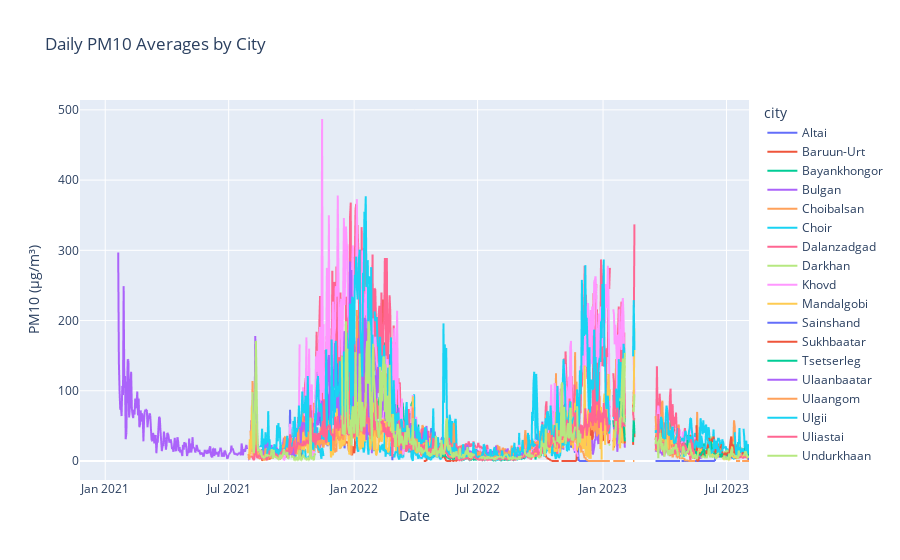
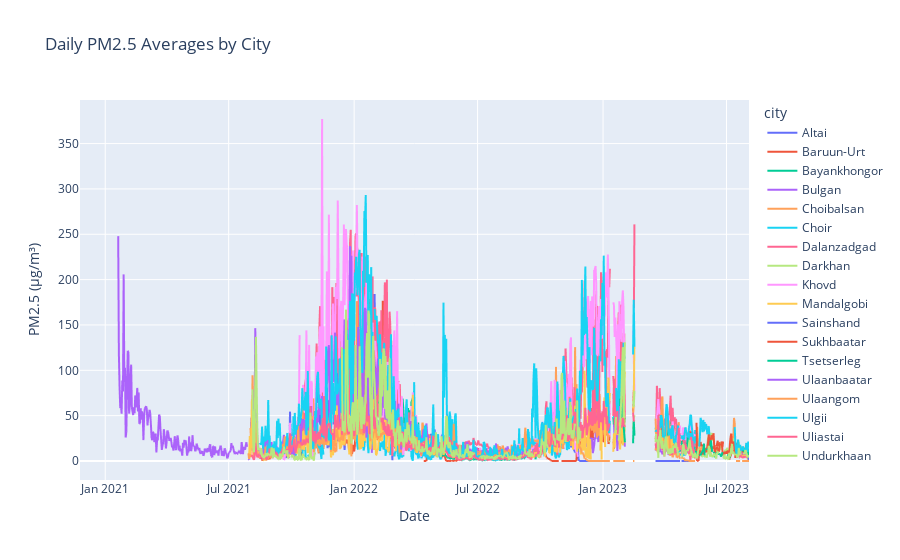

These figures' notebook cell, in order:
### Code cell
import pandas as pd
import plotly.express as px

# Assuming 'daily_averages' is your DataFrame with daily averages for each city
# Make sure 'date_column' is already converted to datetime

# Create an interactive line plot for PM10 data
fig_pm10 = px.line(daily_averages, x='utc_time', y='pm10_µg/m³', color='city',
                   labels={'pm10_µg/m³': 'PM10 (µg/m³)', 'utc_time': 'Date'},
                   title='Daily PM10 Averages by City')
fig_pm10.update_xaxes(title_text='Date')
fig_pm10.update_yaxes(title_text='PM10 (µg/m³)')

# Create an interactive line plot for PM2.5 data
fig_pm25 = px.line(daily_averages, x='utc_time', y='pm25_µg/m³', color='city',
                   labels={'pm25_µg/m³': 'PM2.5 (µg/m³)', 'utc_time': 'Date'},
                   title='Daily PM2.5 Averages by City')
fig_pm25.update_xaxes(title_text='Date')
fig_pm25.update_yaxes(title_text='PM2.5 (µg/m³)')

# Display the interactive plots
fig_pm10.show()
fig_pm25.show()

### Figure 1 — Plotly figure (JSON) as saved in the notebook; plotly's stock layout.template omitted (floating-point values rounded to 4 significant figures; data arrays with more than 128 entries replaced by an {"elided": "..."} marker saying what was removed)
{"data": [{"hovertemplate": "city=Altai<br>Date=%{x}<br>PM10 (µg/m³)=%{y}<extra></extra>", "legendgroup": "Altai", "line": {"color": "#636efa", "dash": "solid"}, "marker": {"symbol": "circle"}, "mode": "lines", "name": "Altai", "showlegend": true, "type": "scattergl", "x": {"elided": "961 str values"}, "xaxis": "x", "y": {"elided": "961 int values"}, "yaxis": "y"}, {"hovertemplate": "city=Baruun-Urt<br>Date=%{x}<br>PM10 (µg/m³)=%{y}<extra></extra>", "legendgroup": "Baruun-Urt", "line": {"color": "#EF553B", "dash": "solid"}, "marker": {"symbol": "circle"}, "mode": "lines", "name": "Baruun-Urt", "showlegend": true, "type": "scattergl", "x": {"elided": "728 str values"}, "xaxis": "x", "y": {"elided": "728 int values"}, "yaxis": "y"}, {"hovertemplate": "city=Bayankhongor<br>Date=%{x}<br>PM10 (µg/m³)=%{y}<extra></extra>", "legendgroup": "Bayankhongor", "line": {"color": "#00cc96", "dash": "solid"}, "marker": {"symbol": "circle"}, "mode": "lines", "name": "Bayankhongor", "showlegend": true, "type": "scattergl", "x": {"elided": "481 str values"}, "xaxis": "x", "y": {"elided": "481 int values"}, "yaxis": "y"}, {"hovertemplate": "city=Bulgan<br>Date=%{x}<br>PM10 (µg/m³)=%{y}<extra></extra>", "legendgroup": "Bulgan", "line": {"color": "#ab63fa", "dash": "solid"}, "marker": {"symbol": "circle"}, "mode": "lines", "name": "Bulgan", "showlegend": true, "type": "scattergl", "x": {"elided": "735 str values"}, "xaxis": "x", "y": {"elided": "735 int values"}, "yaxis": "y"}, {"hovertemplate": "city=Choibalsan<br>Date=%{x}<br>PM10 (µg/m³)=%{y}<extra></extra>", "legendgroup": "Choibalsan", "line": {"color": "#FFA15A", "dash": "solid"}, "marker": {"symbol": "circle"}, "mode": "lines", "name": "Choibalsan", "showlegend": true, "type": "scattergl", "x": {"elided": "980 str values"}, "xaxis": "x", "y": {"elided": "980 int values"}, "yaxis": "y"}, {"hovertemplate": "city=Choir<br>Date=%{x}<br>PM10 (µg/m³)=%{y}<extra></extra>", "legendgroup": "Choir", "line": {"color": "#19d3f3", "dash": "solid"}, "marker": {"symbol": "circle"}, "mode": "lines", "name": "Choir", "showlegend": true, "type": "scattergl", "x": {"elided": "718 str values"}, "xaxis": "x", "y": {"elided": "718 int values"}, "yaxis": "y"}, {"hovertemplate": "city=Dalanzadgad<br>Date=%{x}<br>PM10 (µg/m³)=%{y}<extra></extra>", "legendgroup": "Dalanzadgad", "line": {"color": "#FF6692", "dash": "solid"}, "marker": {"symbol": "circle"}, "mode": "lines", "name": "Dalanzadgad", "showlegend": true, "type": "scattergl", "x": {"elided": "980 str values"}, "xaxis": "x", "y": {"elided": "980 int values"}, "yaxis": "y"}, {"hovertemplate": "city=Darkhan<br>Date=%{x}<br>PM10 (µg/m³)=%{y}<extra></extra>", "legendgroup": "Darkhan", "line": {"color": "#B6E880", "dash": "solid"}, "marker": {"symbol": "circle"}, "mode": "lines", "name": "Darkhan", "showlegend": true, "type": "scattergl", "x": {"elided": "190 str values"}, "xaxis": "x", "y": {"elided": "190 int values"}, "yaxis": "y"}, {"hovertemplate": "city=Khovd<br>Date=%{x}<br>PM10 (µg/m³)=%{y}<extra></extra>", "legendgroup": "Khovd", "line": {"color": "#FF97FF", "dash": "solid"}, "marker": {"symbol": "circle"}, "mode": "lines", "name": "Khovd", "showlegend": true, "type": "scattergl", "x": {"elided": "901 str values"}, "xaxis": "x", "y": {"elided": "901 int values"}, "yaxis": "y"}, {"hovertemplate": "city=Mandalgobi<br>Date=%{x}<br>PM10 (µg/m³)=%{y}<extra></extra>", "legendgroup": "Mandalgobi", "line": {"color": "#FECB52", "dash": "solid"}, "marker": {"symbol": "circle"}, "mode": "lines", "name": "Mandalgobi", "showlegend": true, "type": "scattergl", "x": {"elided": "735 str values"}, "xaxis": "x", "y": {"elided": "735 int values"}, "yaxis": "y"}, {"hovertemplate": "city=Sainshand<br>Date=%{x}<br>PM10 (µg/m³)=%{y}<extra></extra>", "legendgroup": "Sainshand", "line": {"color": "#636efa", "dash": "solid"}, "marker": {"symbol": "circle"}, "mode": "lines", "name": "Sainshand", "showlegend": true, "type": "scattergl", "x": ["2023-08-02T00:00:00+00:00", "2023-08-03T00:00:00+00:00"], "xaxis": "x", "y": [3, 1], "yaxis": "y"}, {"hovertemplate": "city=Sukhbaatar<br>Date=%{x}<br>PM10 (µg/m³)=%{y}<extra></extra>", "legendgroup": "Sukhbaatar", "line": {"color": "#EF553B", "dash": "solid"}, "marker": {"symbol": "circle"}, "mode": "lines", "name": "Sukhbaatar", "showlegend": true, "type": "scattergl", "x": {"elided": "190 str values"}, "xaxis": "x", "y": {"elided": "190 int values"}, "yaxis": "y"}, {"hovertemplate": "city=Tsetserleg<br>Date=%{x}<br>PM10 (µg/m³)=%{y}<extra></extra>", "legendgroup": "Tsetserleg", "line": {"color": "#00cc96", "dash": "solid"}, "marker": {"symbol": "circle"}, "mode": "lines", "name": "Tsetserleg", "showlegend": true, "type": "scattergl", "x": {"elided": "190 str values"}, "xaxis": "x", "y": {"elided": "190 int values"}, "yaxis": "y"}, {"hovertemplate": "city=Ulaanbaatar<br>Date=%{x}<br>PM10 (µg/m³)=%{y}<extra></extra>", "legendgroup": "Ulaanbaatar", "line": {"color": "#ab63fa", "dash": "solid"}, "marker": {"symbol": "circle"}, "mode": "lines", "name": "Ulaanbaatar", "showlegend": true, "type": "scattergl", "x": {"elided": "600 str values"}, "xaxis": "x", "y": {"elided": "600 int values"}, "yaxis": "y"}, {"hovertemplate": "city=Ulaangom<br>Date=%{x}<br>PM10 (µg/m³)=%{y}<extra></extra>", "legendgroup": "Ulaangom", "line": {"color": "#FFA15A", "dash": "solid"}, "marker": {"symbol": "circle"}, "mode": "lines", "name": "Ulaangom", "showlegend": true, "type": "scattergl", "x": {"elided": "980 str values"}, "xaxis": "x", "y": {"elided": "980 int values"}, "yaxis": "y"}, {"hovertemplate": "city=Ulgii<br>Date=%{x}<br>PM10 (µg/m³)=%{y}<extra></extra>", "legendgroup": "Ulgii", "line": {"color": "#19d3f3", "dash": "solid"}, "marker": {"symbol": "circle"}, "mode": "lines", "name": "Ulgii", "showlegend": true, "type": "scattergl", "x": {"elided": "982 str values"}, "xaxis": "x", "y": {"elided": "982 int values"}, "yaxis": "y"}, {"hovertemplate": "city=Uliastai<br>Date=%{x}<br>PM10 (µg/m³)=%{y}<extra></extra>", "legendgroup": "Uliastai", "line": {"color": "#FF6692", "dash": "solid"}, "marker": {"symbol": "circle"}, "mode": "lines", "name": "Uliastai", "showlegend": true, "type": "scattergl", "x": {"elided": "732 str values"}, "xaxis": "x", "y": {"elided": "732 int values"}, "yaxis": "y"}, {"hovertemplate": "city=Undurkhaan<br>Date=%{x}<br>PM10 (µg/m³)=%{y}<extra></extra>", "legendgroup": "Undurkhaan", "line": {"color": "#B6E880", "dash": "solid"}, "marker": {"symbol": "circle"}, "mode": "lines", "name": "Undurkhaan", "showlegend": true, "type": "scattergl", "x": {"elided": "980 str values"}, "xaxis": "x", "y": {"elided": "980 int values"}, "yaxis": "y"}], "layout": {"legend": {"title": {"text": "city"}, "tracegroupgap": 0}, "title": {"text": "Daily PM10 Averages by City"}, "xaxis": {"anchor": "y", "domain": [0, 1], "title": {"text": "Date"}}, "yaxis": {"anchor": "x", "domain": [0, 1], "title": {"text": "PM10 (µg/m³)"}}}}

### Figure 2 — Plotly figure (JSON) as saved in the notebook; plotly's stock layout.template omitted (floating-point values rounded to 4 significant figures; data arrays with more than 128 entries replaced by an {"elided": "..."} marker saying what was removed)
{"data": [{"hovertemplate": "city=Altai<br>Date=%{x}<br>PM2.5 (µg/m³)=%{y}<extra></extra>", "legendgroup": "Altai", "line": {"color": "#636efa", "dash": "solid"}, "marker": {"symbol": "circle"}, "mode": "lines", "name": "Altai", "showlegend": true, "type": "scattergl", "x": {"elided": "961 str values"}, "xaxis": "x", "y": {"elided": "961 float values"}, "yaxis": "y"}, {"hovertemplate": "city=Baruun-Urt<br>Date=%{x}<br>PM2.5 (µg/m³)=%{y}<extra></extra>", "legendgroup": "Baruun-Urt", "line": {"color": "#EF553B", "dash": "solid"}, "marker": {"symbol": "circle"}, "mode": "lines", "name": "Baruun-Urt", "showlegend": true, "type": "scattergl", "x": {"elided": "728 str values"}, "xaxis": "x", "y": {"elided": "728 float values"}, "yaxis": "y"}, {"hovertemplate": "city=Bayankhongor<br>Date=%{x}<br>PM2.5 (µg/m³)=%{y}<extra></extra>", "legendgroup": "Bayankhongor", "line": {"color": "#00cc96", "dash": "solid"}, "marker": {"symbol": "circle"}, "mode": "lines", "name": "Bayankhongor", "showlegend": true, "type": "scattergl", "x": {"elided": "481 str values"}, "xaxis": "x", "y": {"elided": "481 float values"}, "yaxis": "y"}, {"hovertemplate": "city=Bulgan<br>Date=%{x}<br>PM2.5 (µg/m³)=%{y}<extra></extra>", "legendgroup": "Bulgan", "line": {"color": "#ab63fa", "dash": "solid"}, "marker": {"symbol": "circle"}, "mode": "lines", "name": "Bulgan", "showlegend": true, "type": "scattergl", "x": {"elided": "735 str values"}, "xaxis": "x", "y": {"elided": "735 float values"}, "yaxis": "y"}, {"hovertemplate": "city=Choibalsan<br>Date=%{x}<br>PM2.5 (µg/m³)=%{y}<extra></extra>", "legendgroup": "Choibalsan", "line": {"color": "#FFA15A", "dash": "solid"}, "marker": {"symbol": "circle"}, "mode": "lines", "name": "Choibalsan", "showlegend": true, "type": "scattergl", "x": {"elided": "980 str values"}, "xaxis": "x", "y": {"elided": "980 float values"}, "yaxis": "y"}, {"hovertemplate": "city=Choir<br>Date=%{x}<br>PM2.5 (µg/m³)=%{y}<extra></extra>", "legendgroup": "Choir", "line": {"color": "#19d3f3", "dash": "solid"}, "marker": {"symbol": "circle"}, "mode": "lines", "name": "Choir", "showlegend": true, "type": "scattergl", "x": {"elided": "718 str values"}, "xaxis": "x", "y": {"elided": "718 float values"}, "yaxis": "y"}, {"hovertemplate": "city=Dalanzadgad<br>Date=%{x}<br>PM2.5 (µg/m³)=%{y}<extra></extra>", "legendgroup": "Dalanzadgad", "line": {"color": "#FF6692", "dash": "solid"}, "marker": {"symbol": "circle"}, "mode": "lines", "name": "Dalanzadgad", "showlegend": true, "type": "scattergl", "x": {"elided": "980 str values"}, "xaxis": "x", "y": {"elided": "980 float values"}, "yaxis": "y"}, {"hovertemplate": "city=Darkhan<br>Date=%{x}<br>PM2.5 (µg/m³)=%{y}<extra></extra>", "legendgroup": "Darkhan", "line": {"color": "#B6E880", "dash": "solid"}, "marker": {"symbol": "circle"}, "mode": "lines", "name": "Darkhan", "showlegend": true, "type": "scattergl", "x": {"elided": "190 str values"}, "xaxis": "x", "y": {"elided": "190 float values"}, "yaxis": "y"}, {"hovertemplate": "city=Khovd<br>Date=%{x}<br>PM2.5 (µg/m³)=%{y}<extra></extra>", "legendgroup": "Khovd", "line": {"color": "#FF97FF", "dash": "solid"}, "marker": {"symbol": "circle"}, "mode": "lines", "name": "Khovd", "showlegend": true, "type": "scattergl", "x": {"elided": "901 str values"}, "xaxis": "x", "y": {"elided": "901 float values"}, "yaxis": "y"}, {"hovertemplate": "city=Mandalgobi<br>Date=%{x}<br>PM2.5 (µg/m³)=%{y}<extra></extra>", "legendgroup": "Mandalgobi", "line": {"color": "#FECB52", "dash": "solid"}, "marker": {"symbol": "circle"}, "mode": "lines", "name": "Mandalgobi", "showlegend": true, "type": "scattergl", "x": {"elided": "735 str values"}, "xaxis": "x", "y": {"elided": "735 float values"}, "yaxis": "y"}, {"hovertemplate": "city=Sainshand<br>Date=%{x}<br>PM2.5 (µg/m³)=%{y}<extra></extra>", "legendgroup": "Sainshand", "line": {"color": "#636efa", "dash": "solid"}, "marker": {"symbol": "circle"}, "mode": "lines", "name": "Sainshand", "showlegend": true, "type": "scattergl", "x": ["2023-08-02T00:00:00+00:00", "2023-08-03T00:00:00+00:00"], "xaxis": "x", "y": [3, 0.7], "yaxis": "y"}, {"hovertemplate": "city=Sukhbaatar<br>Date=%{x}<br>PM2.5 (µg/m³)=%{y}<extra></extra>", "legendgroup": "Sukhbaatar", "line": {"color": "#EF553B", "dash": "solid"}, "marker": {"symbol": "circle"}, "mode": "lines", "name": "Sukhbaatar", "showlegend": true, "type": "scattergl", "x": {"elided": "190 str values"}, "xaxis": "x", "y": {"elided": "190 float values"}, "yaxis": "y"}, {"hovertemplate": "city=Tsetserleg<br>Date=%{x}<br>PM2.5 (µg/m³)=%{y}<extra></extra>", "legendgroup": "Tsetserleg", "line": {"color": "#00cc96", "dash": "solid"}, "marker": {"symbol": "circle"}, "mode": "lines", "name": "Tsetserleg", "showlegend": true, "type": "scattergl", "x": {"elided": "190 str values"}, "xaxis": "x", "y": {"elided": "190 float values"}, "yaxis": "y"}, {"hovertemplate": "city=Ulaanbaatar<br>Date=%{x}<br>PM2.5 (µg/m³)=%{y}<extra></extra>", "legendgroup": "Ulaanbaatar", "line": {"color": "#ab63fa", "dash": "solid"}, "marker": {"symbol": "circle"}, "mode": "lines", "name": "Ulaanbaatar", "showlegend": true, "type": "scattergl", "x": {"elided": "600 str values"}, "xaxis": "x", "y": {"elided": "600 float values"}, "yaxis": "y"}, {"hovertemplate": "city=Ulaangom<br>Date=%{x}<br>PM2.5 (µg/m³)=%{y}<extra></extra>", "legendgroup": "Ulaangom", "line": {"color": "#FFA15A", "dash": "solid"}, "marker": {"symbol": "circle"}, "mode": "lines", "name": "Ulaangom", "showlegend": true, "type": "scattergl", "x": {"elided": "980 str values"}, "xaxis": "x", "y": {"elided": "980 float values"}, "yaxis": "y"}, {"hovertemplate": "city=Ulgii<br>Date=%{x}<br>PM2.5 (µg/m³)=%{y}<extra></extra>", "legendgroup": "Ulgii", "line": {"color": "#19d3f3", "dash": "solid"}, "marker": {"symbol": "circle"}, "mode": "lines", "name": "Ulgii", "showlegend": true, "type": "scattergl", "x": {"elided": "982 str values"}, "xaxis": "x", "y": {"elided": "982 float values"}, "yaxis": "y"}, {"hovertemplate": "city=Uliastai<br>Date=%{x}<br>PM2.5 (µg/m³)=%{y}<extra></extra>", "legendgroup": "Uliastai", "line": {"color": "#FF6692", "dash": "solid"}, "marker": {"symbol": "circle"}, "mode": "lines", "name": "Uliastai", "showlegend": true, "type": "scattergl", "x": {"elided": "732 str values"}, "xaxis": "x", "y": {"elided": "732 float values"}, "yaxis": "y"}, {"hovertemplate": "city=Undurkhaan<br>Date=%{x}<br>PM2.5 (µg/m³)=%{y}<extra></extra>", "legendgroup": "Undurkhaan", "line": {"color": "#B6E880", "dash": "solid"}, "marker": {"symbol": "circle"}, "mode": "lines", "name": "Undurkhaan", "showlegend": true, "type": "scattergl", "x": {"elided": "980 str values"}, "xaxis": "x", "y": {"elided": "980 float values"}, "yaxis": "y"}], "layout": {"legend": {"title": {"text": "city"}, "tracegroupgap": 0}, "title": {"text": "Daily PM2.5 Averages by City"}, "xaxis": {"anchor": "y", "domain": [0, 1], "title": {"text": "Date"}}, "yaxis": {"anchor": "x", "domain": [0, 1], "title": {"text": "PM2.5 (µg/m³)"}}}}
